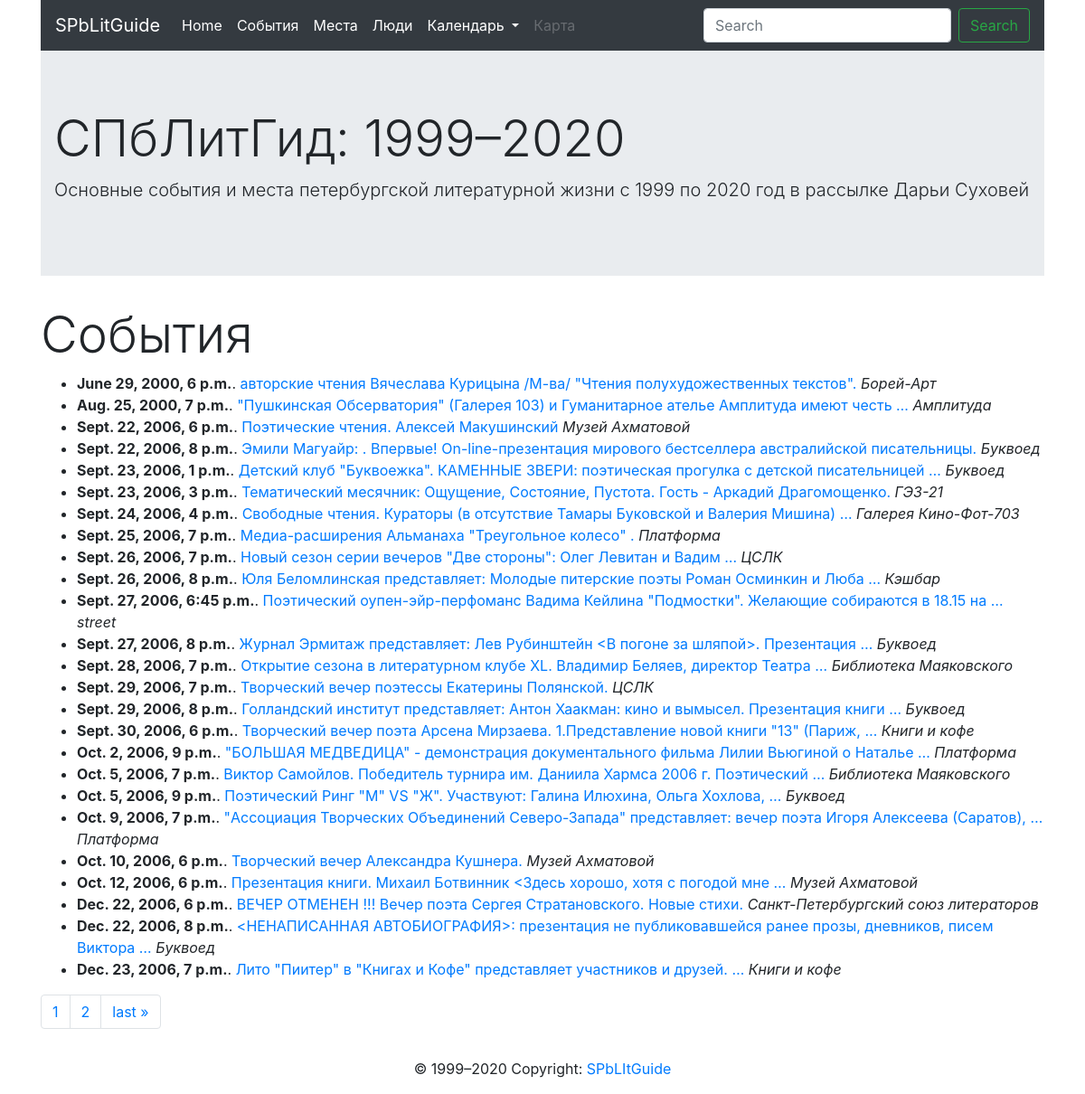
The app's page /events with its own data.
### core/models.py (models this page shows, shortened)
class Event(models.Model):
	description = models.TextField()
	date = models.DateTimeField(auto_now=False, auto_now_add=False)
	place = models.ForeignKey(
		Place, on_delete=models.CASCADE, blank=True, null=True)
	adress = models.ForeignKey(
		Adress, on_delete=models.CASCADE, blank=True, null=True)
	people = models.ManyToManyField(Person, blank=True)
	class Meta:
		app_label = 'core'
		verbose_name = 'Event'
		ordering = ['date']

class Place(models.Model):
	name = models.CharField(max_length=300)
	class Meta:
		app_label = 'core'
		verbose_name = 'Place'

### core/views.py (the view)
# urls.py: path('events', EventListView.as_view(), name='events'),
class EventListView(ListView):
	paginate_by = 25
	model = Event
	queryset = Event.objects.order_by('date')

### core/templates/core/event_list.html (shortened to what this page needs)
{% extends 'page.html' %}
{% block content %}
<h1 class="display-4">События</h1>
<ul>
	{% for event in object_list %}
	<li><b>{{ event.date }}</b>. <a href="{% url 'core:one_event' event.id %}">{{ event.description|truncatewords:10 }}</a> <em> {{ event.place.name }} </em></li>
	{% endfor %}
</ul>
<nav aria-label="Page navigation example">
  <ul class="pagination">
    <li class="page-item"><a class="page-link" href="#"> {{ page_obj.number }}</a></li>
    {% if page_obj.has_next %}
    <li class="page-item"><a class="page-link" href="?page={{ page_obj.next_page_number }}">{{ page_obj.next_page_number }}</a></li>
    <li class="page-item"><a class="page-link" href="?page={{ page_obj.paginator.num_pages }}">last &raquo;</a></li>
    {% endif %}
  </ul>
</nav>
{% endblock %}

### records on screen
Event: date "June 29, 2000, 6 p.m.", description "авторские чтения Вячеслава Курицына /М-ва/ \"Чтения полухудожественных текстов\".", place.name "Борей-Арт"
Event: date "Aug. 25, 2000, 7 p.m.", description "\"Пушкинская Обсерватория\" (Галерея 103) и Гуманитарное ателье Амплитуда имеют честь …", place.name "Амплитуда"
Event: date "Sept. 22, 2006, 6 p.m.", description "Поэтические чтения. Алексей Макушинский", place.name "Музей Ахматовой"
Event: date "Sept. 22, 2006, 8 p.m.", description "Эмили Магуайр: . Впервые! On-line-презентация мирового бестселлера австралийской писательницы.", place.name "Буквоед"
Event: date "Sept. 23, 2006, 1 p.m.", description "Детский клуб \"Буквоежка\". КАМЕННЫЕ ЗВЕРИ: поэтическая прогулка с детской писательницей …", place.name "Буквоед"
Event: date "Sept. 23, 2006, 3 p.m.", description "Тематический месячник: Ощущение, Состояние, Пустота. Гость - Аркадий Драгомощенко.", place.name "ГЭЗ-21"
Event: date "Sept. 24, 2006, 4 p.m.", description "Свободные чтения. Кураторы (в отсутствие Тамары Буковской и Валерия Мишина) …", place.name "Галерея Кино-Фот-703"
Event: date "Sept. 25, 2006, 7 p.m.", description "Медиа-расширения Альманаха \"Треугольное колесо\" .", place.name "Платформа"
Event: date "Sept. 26, 2006, 7 p.m.", description "Новый сезон серии вечеров \"Две стороны\": Олег Левитан и Вадим …", place.name "ЦСЛК"
Event: date "Sept. 26, 2006, 8 p.m.", description "Юля Беломлинская представляет: Молодые питерские поэты Роман Осминкин и Люба …", place.name "Кэшбар"
Event: date "Sept. 27, 2006, 6:45 p.m.", description "Поэтический оупен-эйр-перфоманс Вадима Кейлина \"Подмостки\". Желающие собираются в 18.15 на …", place.name "street"
Event: date "Sept. 27, 2006, 8 p.m.", description "Журнал Эрмитаж представляет: Лев Рубинштейн <В погоне за шляпой>. Презентация …", place.name "Буквоед"
Event: date "Sept. 28, 2006, 7 p.m.", description "Открытие сезона в литературном клубе XL. Владимир Беляев, директор Театра …", place.name "Библиотека Маяковского"
Event: date "Sept. 29, 2006, 7 p.m.", description "Творческий вечер поэтессы Екатерины Полянской.", place.name "ЦСЛК"
Event: date "Sept. 29, 2006, 8 p.m.", description "Голландский институт представляет: Антон Хаакман: кино и вымысел. Презентация книги …", place.name "Буквоед"
Event: date "Sept. 30, 2006, 6 p.m.", description "Творческий вечер поэта Арсена Мирзаева. 1.Представление новой книги \"13\" (Париж, …", place.name "Книги и кофе"
Event: date "Oct. 2, 2006, 9 p.m.", description "\"БОЛЬШАЯ МЕДВЕДИЦА\" - демонстрация документального фильма Лилии Вьюгиной о Наталье …", place.name "Платформа"
Event: date "Oct. 5, 2006, 7 p.m.", description "Виктор Самойлов. Победитель турнира им. Даниила Хармса 2006 г. Поэтический …", place.name "Библиотека Маяковского"
Event: date "Oct. 5, 2006, 9 p.m.", description "Поэтический Ринг \"М\" VS \"Ж\". Участвуют: Галина Илюхина, Ольга Хохлова, …", place.name "Буквоед"
Event: date "Oct. 9, 2006, 7 p.m.", description "\"Ассоциация Творческих Объединений Северо-Запада\" представляет: вечер поэта Игоря Алексеева (Саратов), …", place.name "Платформа"
Event: date "Oct. 10, 2006, 6 p.m.", description "Творческий вечер Александра Кушнера.", place.name "Музей Ахматовой"
Event: date "Oct. 12, 2006, 6 p.m.", description "Презентация книги. Михаил Ботвинник <Здесь хорошо, хотя с погодой мне …", place.name "Музей Ахматовой"
Event: date "Dec. 22, 2006, 6 p.m.", description "ВЕЧЕР ОТМЕНЕН !!! Вечер поэта Сергея Стратановского. Новые стихи.", place.name "Санкт-Петербургский союз литераторов"
Event: date "Dec. 22, 2006, 8 p.m.", description "<НЕНАПИСАННАЯ АВТОБИОГРАФИЯ>: презентация не публиковавшейся ранее прозы, дневников, писем Виктора …", place.name "Буквоед"
Event: date "Dec. 23, 2006, 7 p.m.", description "Лито \"Пиитер\" в \"Книгах и Кофе\" представляет участников и друзей. …", place.name "Книги и кофе"

### other values on screen
{{ page_obj.number }} "1"
{{ page_obj.next_page_number }} "2"
